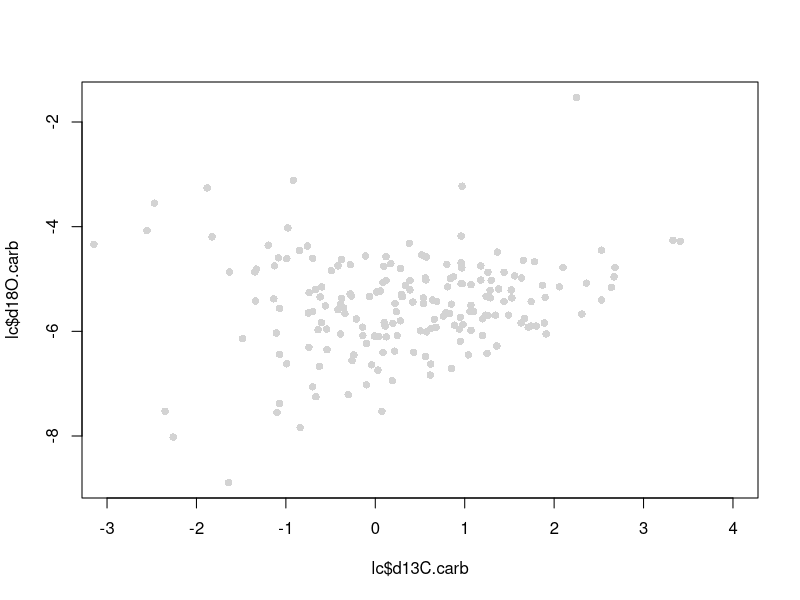

Write the R code that produced this figure. (Note: this script raises an error after producing the figure.)



lc = read.csv("data/longCarb.csv")
lr = read.csv("data/longReservoir.csv")

#points(sa.3510$Age.med, sa.3510$d13C.carb, pch = 21, bg = "dark red")


plot(lc$d13C.carb, lc$d18O.carb, pch = 16, col = "light grey", 
     xlim = c(-3, 4))
points(sa$d13C.carb[sa$Depth.min != 0], sa$d18O.carb[sa$Depth.min != 0],
       pch = 21, bg = "light blue")
points(sa$d13C.carb[sa$Depth.min == 0], sa$d18O.carb[sa$Depth.min == 0],
       pch = 21, bg = "dark blue")
